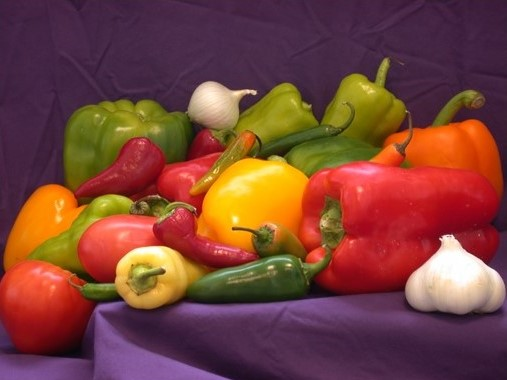
#> input picture P4/wp.jpg, 507 x 380 px
$ python transformasi-perspektif.py
#> lines starting #> are read from the running program, lines starting #| are printed output that depends on the picture
import cv2
import numpy as np

image = cv2.imread('wp.jpg')
#> image is the input picture: shape (380, 507, 3); mean B, G, R 57.5, 67, 121.5

points1 = np.float32([[56, 65], [386,52], [20,387], [389,390]])
points2 = np.float32([[0,0], [300,0], [0,300], [300,300]])
M_perspactive = cv2.getPerspectiveTransform(points1, points2)
perspective_transformed_image = cv2.warpPerspective(image, M_perspactive, (300,300))
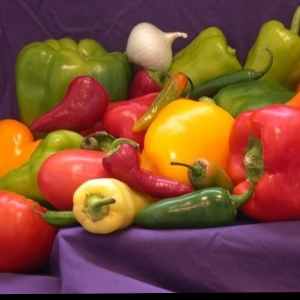
#> perspective_transformed_image: shape (300, 300, 3); mean B, G, R 51.2, 77.5, 129

cv2.imshow('perspective Transformed image', perspective_transformed_image)
cv2.waitKey(0)
cv2.destroyAllWindows()
